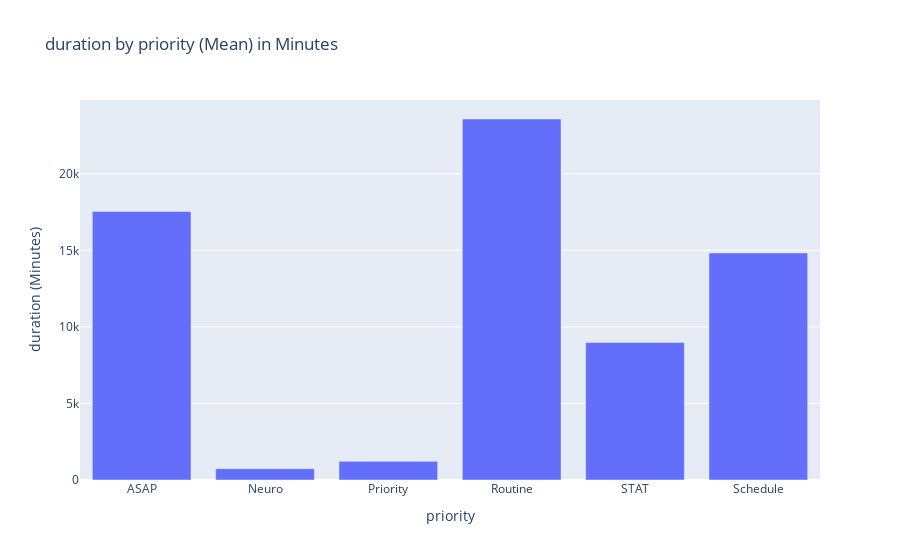

The code cell stored with this chart in its notebook:
### Markdown cell above
# Plot of Avg duration by priority of the procedure

### Code cell
figure

### Figure 1 — Plotly figure (JSON) as saved in the notebook; plotly's stock layout.template omitted (floating-point values rounded to 4 significant figures)
{"data": [{"type": "bar", "x": ["ASAP", "Neuro", "Priority", "Routine", "STAT", "Schedule"], "y": [17540.0, 740.5, 1218.0, 23580.0, 8975.0, 14830.0]}], "layout": {"barmode": "group", "legend": {"orientation": "h"}, "title": {"text": "duration by priority (Mean) in Minutes"}, "xaxis": {"title": {"text": "priority"}}, "yaxis": {"title": {"text": "duration (Minutes)"}}}}
